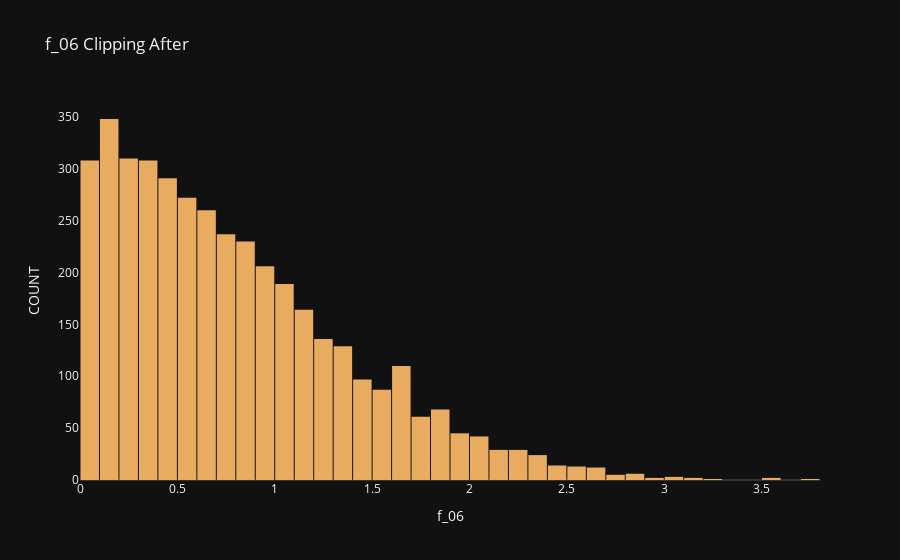

The cell this chart's notebook holds for it:
### Code cell
import plotly.graph_objects as go

fig = go.Figure()
fig.add_trace(go.Histogram(
    x = after_f_03,
    xbins=dict( # bins used for histogram
        start=0,
        end=200
    ),
    marker_color='#e8ab60',
    opacity=1
))

fig.update_layout(
    title_text='f_06 Clipping After',
    xaxis_title_text='f_06',
    yaxis_title_text='COUNT', 
    bargap=0.05, # gap between bars of adjacent location coordinates
    xaxis =  {'showgrid': False },
    yaxis = {'showgrid': False },
    template = 'plotly_dark'
)

fig.show()


## 0~80까지의 값들이 치환 되었다.

### Figure 1 — Plotly figure (JSON) as saved in the notebook; plotly's stock layout.template omitted (floating-point values rounded to 4 significant figures; data arrays with more than 128 entries replaced by an {"elided": "..."} marker saying what was removed)
{"data": [{"marker": {"color": "#e8ab60"}, "opacity": 1, "type": "histogram", "x": {"elided": "8000 float values"}, "xbins": {"end": 200, "start": 0}}], "layout": {"bargap": 0.05, "title": {"text": "f_06 Clipping After"}, "xaxis": {"showgrid": false, "title": {"text": "f_06"}}, "yaxis": {"showgrid": false, "title": {"text": "COUNT"}}}}
